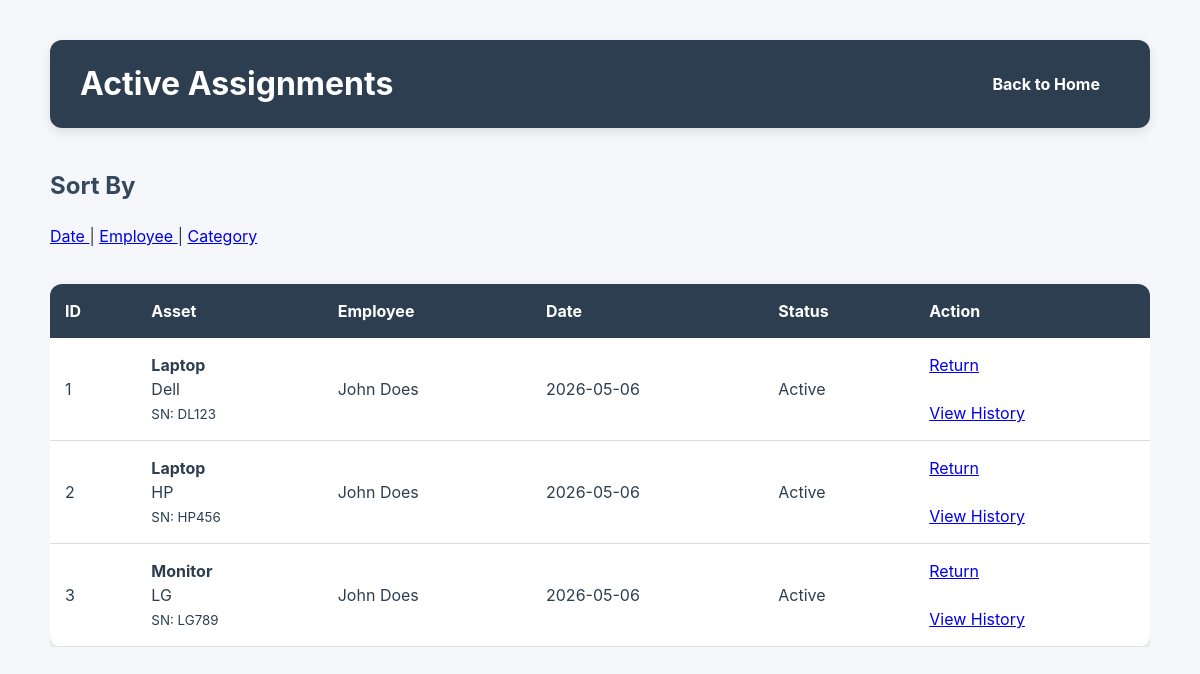
Before: /assignments with the older database file.
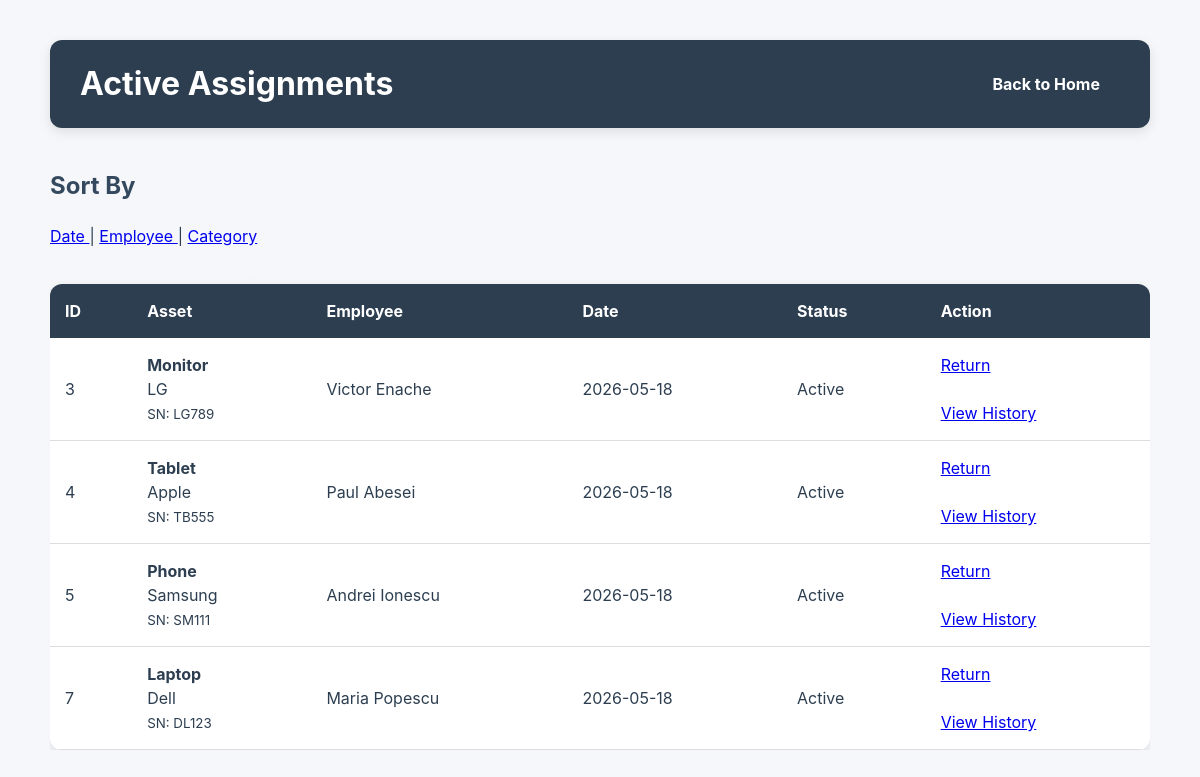
After: the same page with the newer database file.
### tables this page shows
CREATE TABLE assignments (
                id INTEGER PRIMARY KEY AUTOINCREMENT,
                asset_id INTEGER NOT NULL,
                employee_id INTEGER NOT NULL,
                assigned_date TEXT NOT NULL,
                returned_date TEXT,
                status TEXT NOT NULL DEFAULT 'Active',

                FOREIGN KEY (asset_id)
                    REFERENCES assets(id),

                FOREIGN KEY (employee_id)
                    REFERENCES employees(id)
            );

CREATE TABLE assets (
                id INTEGER PRIMARY KEY AUTOINCREMENT,
                category TEXT NOT NULL,
                brand TEXT NOT NULL,
                serial_number TEXT UNIQUE NOT NULL,
                status TEXT NOT NULL DEFAULT 'Available',
                purchase_date TEXT
            );

CREATE TABLE employees (
                id INTEGER PRIMARY KEY AUTOINCREMENT,
                first_name TEXT NOT NULL,
                last_name TEXT NOT NULL,
                department TEXT
            );

### routes/assignments.py (the view)
    @app.route("/assignments")
    def list_assignments() -> str:
        sort_by = request.args.get("sort", "date")
        data = get_active_assignments(sort_by)
        return render_template(
            "assignments/list.html",
            assignments=data
        )

### templates/assignments/list.html (shortened to what this page needs)
<!DOCTYPE html>
<html lang="en">
<head>
    <link rel="stylesheet"
          href="{{ url_for('static', filename='style.css') }}">
</head>
<body>
<div class="container">
    <div class="page-header">
        <h1>Active Assignments</h1>
        <a href="{{ url_for('home') }}"
           class="btn">
            Back to Home
        </a>
    </div>
    <h2>Sort By</h2>
    <p>
        <a href="{{ url_for('list_assignments', sort='date') }}">
            Date
        </a>
        |
        <a href="{{ url_for('list_assignments', sort='name') }}">
            Employee
        </a>
        |
        <a href="{{ url_for('list_assignments', sort='category') }}">
            Category
        </a>
    </p>
    {% if assignments %}
        <div class="table-wrapper">
            <table>
                <thead>
                    <tr>
                        <th>ID</th>
                        <th>Asset</th>
                        <th>Employee</th>
                        <th>Date</th>
                        <th>Status</th>
                        <th>Action</th>
                    </tr>
                </thead>
                <tbody>
                    {% for row in assignments %}
                    <tr>
                        <td>
                            {{ row["assignment_id"] }}
                        </td>
                        <td>
                            <strong>
                                {{ row["category"] }}
                            </strong>
                            <br>
                            {{ row["brand"] }}
                            <br>
                            <small>
                                SN:
                                {{ row["serial_number"] }}
                            </small>
                        </td>
                        <td>
                            {{ row["first_name"] }}
                            {{ row["last_name"] }}
                        </td>
                        <td>
                            {{ row["assigned_date"] }}
                        </td>
                        <td>
                            {{ row["status"] }}
                        </td>
                        <td>
                            <div class="action-links">
                                <a href="{{ url_for('return_asset_route', assignment_id=row['assignment_id']) }}"
                                   onclick="return confirm('Return this asset?')">
                                    Return
                                </a>
                                <br><br>
                                <a href="{{ url_for('asset_history', asset_id=row['asset_id']) }}">
                                    View History
                                </a>
                            </div>
                        </td>
                    </tr>
                    {% endfor %}
                </tbody>
            </table>
        </div>
    {% else %}
        <p>
            No active assignments found.
        </p>
    {% endif %}
</div>
</body>
</html>

Changed rows visible on the page:
no longer on this page (row edited): assignments: assignment_id "1", category "Laptop", brand "Dell", serial_number "DL123", first_name "John", last_name "Does", assigned_date "2026-05-06", status "Active"
removed assignments: assignment_id "2", category "Laptop", brand "HP", serial_number "HP456", first_name "John", last_name "Does", assigned_date "2026-05-06", status "Active"
changed assignments "Monitor": first_name "John" → "Victor"; last_name "Does" → "Enache"; assigned_date "2026-05-06" → "2026-05-18"
added assignments: assignment_id "4", category "Tablet", brand "Apple", serial_number "TB555", first_name "Paul", last_name "Abesei", assigned_date "2026-05-18", status "Active"
added assignments: assignment_id "5", category "Phone", brand "Samsung", serial_number "SM111", first_name "Andrei", last_name "Ionescu", assigned_date "2026-05-18", status "Active"
added assignments: assignment_id "7", category "Laptop", brand "Dell", serial_number "DL123", first_name "Maria", last_name "Popescu", assigned_date "2026-05-18", status "Active"
